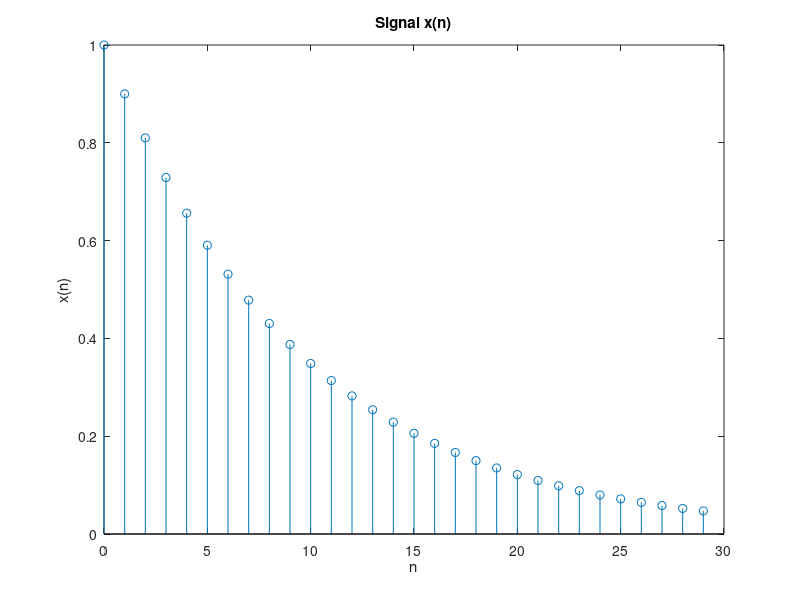
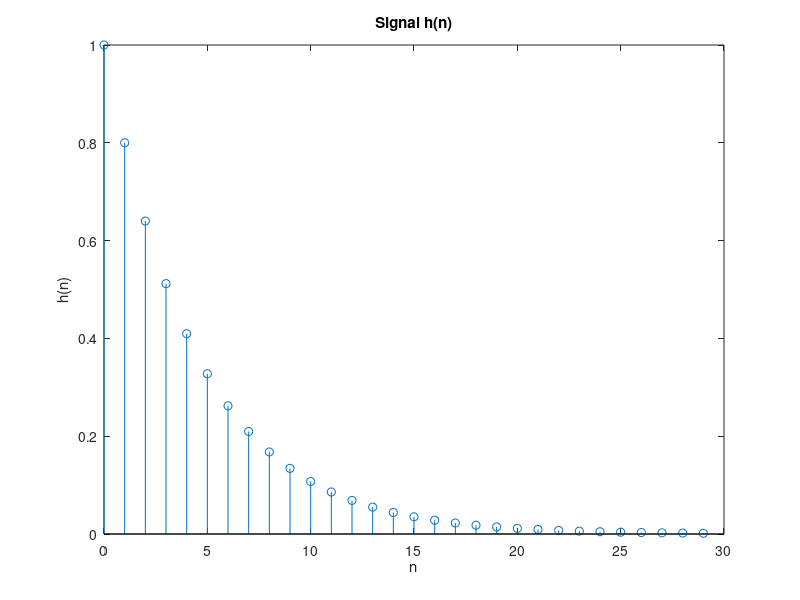
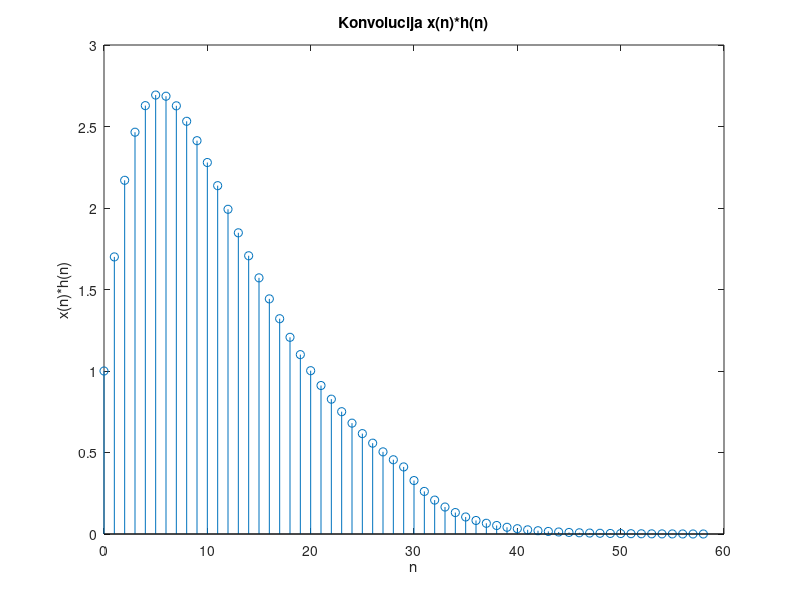

Source code (MATLAB) for these figures, in order:
n=0:29; %odredivanje domene
x= (0.9.^n).*[n>=0]; %definiranje x(n)
figure(1); %stvaranje prve slike
stem(n,x); %graficko prikazivanje x(n)

title('Signal x(n)') %naslov slike
xlabel('n') %naziv apscise
ylabel('x(n)') %naziv ordinate

h= (0.8.^n).*[n>=0]; %definiranje h(n)
figure(2); %stvaranje druge slike
stem(n,h); %graficko prikazivanje h(n)

title('Signal h(n)') %naslov slike
xlabel('n') %naziv apscise
ylabel('h(n)') %naziv ordinate

y = conv(x, h); %definiranje konvolucije
ny=0:58; %odredivanje domene za konvoluciju
figure(3); %stvaranje trece slike
stem(ny,y); %graficko prikazivanje konvolucije

title('Konvolucija x(n)*h(n)') %konvolucija
xlabel('n') %naziv apscise
ylabel('x(n)*h(n)') % naziv ordinate
